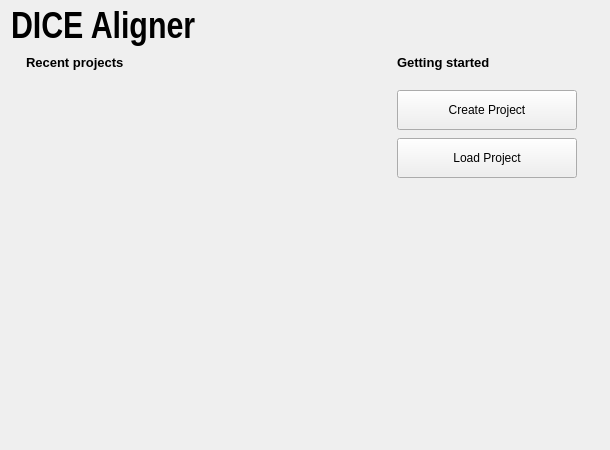
<?xml version="1.0" encoding="UTF-8"?>
<ui version="4.0">
 <class>project_open_dlg</class>
 <widget class="QWidget" name="project_open_dlg">
  <property name="geometry">
   <rect>
    <x>0</x>
    <y>0</y>
    <width>610</width>
    <height>450</height>
   </rect>
  </property>
  <property name="minimumSize">
   <size>
    <width>610</width>
    <height>450</height>
   </size>
  </property>
  <property name="maximumSize">
   <size>
    <width>610</width>
    <height>450</height>
   </size>
  </property>
  <property name="windowTitle">
   <string>Form</string>
  </property>
  <layout class="QVBoxLayout" name="verticalLayout">
   <item>
    <layout class="QHBoxLayout" name="horizontalLayout_5">
     <item>
      <widget class="QLabel" name="label_3">
       <property name="font">
        <font>
         <family>Arial Narrow</family>
         <pointsize>28</pointsize>
         <weight>75</weight>
         <bold>true</bold>
        </font>
       </property>
       <property name="text">
        <string>DICE Aligner</string>
       </property>
      </widget>
     </item>
     <item>
      <spacer name="horizontalSpacer_4">
       <property name="orientation">
        <enum>Qt::Horizontal</enum>
       </property>
       <property name="sizeHint" stdset="0">
        <size>
         <width>40</width>
         <height>20</height>
        </size>
       </property>
      </spacer>
     </item>
    </layout>
   </item>
   <item>
    <layout class="QHBoxLayout" name="horizontalLayout_1">
     <item>
      <layout class="QVBoxLayout" name="verticalLayout_7">
       <item>
        <layout class="QHBoxLayout" name="horizontalLayout_3">
         <item>
          <spacer name="horizontalSpacer_3">
           <property name="orientation">
            <enum>Qt::Horizontal</enum>
           </property>
           <property name="sizeType">
            <enum>QSizePolicy::Fixed</enum>
           </property>
           <property name="sizeHint" stdset="0">
            <size>
             <width>15</width>
             <height>20</height>
            </size>
           </property>
          </spacer>
         </item>
         <item>
          <widget class="QLabel" name="label_2">
           <property name="maximumSize">
            <size>
             <width>200</width>
             <height>30</height>
            </size>
           </property>
           <property name="font">
            <font>
             <family>Arial</family>
             <pointsize>10</pointsize>
             <weight>75</weight>
             <bold>true</bold>
            </font>
           </property>
           <property name="text">
            <string>Recent projects</string>
           </property>
          </widget>
         </item>
         <item>
          <spacer name="horizontalSpacer_2">
           <property name="orientation">
            <enum>Qt::Horizontal</enum>
           </property>
           <property name="sizeHint" stdset="0">
            <size>
             <width>40</width>
             <height>20</height>
            </size>
           </property>
          </spacer>
         </item>
        </layout>
       </item>
       <item>
        <widget class="QScrollArea" name="scrollArea">
         <property name="sizePolicy">
          <sizepolicy hsizetype="Fixed" vsizetype="Fixed">
           <horstretch>0</horstretch>
           <verstretch>0</verstretch>
          </sizepolicy>
         </property>
         <property name="minimumSize">
          <size>
           <width>380</width>
           <height>330</height>
          </size>
         </property>
         <property name="maximumSize">
          <size>
           <width>380</width>
           <height>330</height>
          </size>
         </property>
         <property name="focusPolicy">
          <enum>Qt::WheelFocus</enum>
         </property>
         <property name="styleSheet">
          <string notr="true">border:none;
border-radius:0</string>
         </property>
         <property name="frameShape">
          <enum>QFrame::NoFrame</enum>
         </property>
         <property name="lineWidth">
          <number>0</number>
         </property>
         <property name="widgetResizable">
          <bool>true</bool>
         </property>
         <widget class="QWidget" name="scrollAreaWidgetContents">
          <property name="geometry">
           <rect>
            <x>0</x>
            <y>0</y>
            <width>380</width>
            <height>330</height>
           </rect>
          </property>
          <layout class="QVBoxLayout" name="layoutRecentList">
           <property name="spacing">
            <number>10</number>
           </property>
           <property name="leftMargin">
            <number>10</number>
           </property>
           <property name="topMargin">
            <number>10</number>
           </property>
           <property name="rightMargin">
            <number>10</number>
           </property>
           <property name="bottomMargin">
            <number>10</number>
           </property>
          </layout>
         </widget>
        </widget>
       </item>
       <item>
        <spacer name="verticalSpacer">
         <property name="orientation">
          <enum>Qt::Vertical</enum>
         </property>
         <property name="sizeHint" stdset="0">
          <size>
           <width>20</width>
           <height>40</height>
          </size>
         </property>
        </spacer>
       </item>
      </layout>
     </item>
     <item>
      <layout class="QVBoxLayout" name="verticalLayout_1">
       <property name="spacing">
        <number>8</number>
       </property>
       <item>
        <layout class="QHBoxLayout" name="horizontalLayout_2">
         <item>
          <widget class="QLabel" name="label">
           <property name="maximumSize">
            <size>
             <width>200</width>
             <height>30</height>
            </size>
           </property>
           <property name="font">
            <font>
             <family>Arial</family>
             <pointsize>10</pointsize>
             <weight>75</weight>
             <bold>true</bold>
            </font>
           </property>
           <property name="text">
            <string>Getting started</string>
           </property>
          </widget>
         </item>
         <item>
          <spacer name="horizontalSpacer">
           <property name="orientation">
            <enum>Qt::Horizontal</enum>
           </property>
           <property name="sizeHint" stdset="0">
            <size>
             <width>40</width>
             <height>20</height>
            </size>
           </property>
          </spacer>
         </item>
        </layout>
       </item>
       <item>
        <spacer name="verticalSpacer_3">
         <property name="orientation">
          <enum>Qt::Vertical</enum>
         </property>
         <property name="sizeType">
          <enum>QSizePolicy::Fixed</enum>
         </property>
         <property name="sizeHint" stdset="0">
          <size>
           <width>10</width>
           <height>10</height>
          </size>
         </property>
        </spacer>
       </item>
       <item>
        <widget class="QPushButton" name="btn_create_project">
         <property name="sizePolicy">
          <sizepolicy hsizetype="Fixed" vsizetype="Fixed">
           <horstretch>0</horstretch>
           <verstretch>0</verstretch>
          </sizepolicy>
         </property>
         <property name="minimumSize">
          <size>
           <width>180</width>
           <height>40</height>
          </size>
         </property>
         <property name="maximumSize">
          <size>
           <width>180</width>
           <height>40</height>
          </size>
         </property>
         <property name="font">
          <font>
           <family>Arial</family>
           <pointsize>9</pointsize>
           <weight>50</weight>
           <bold>false</bold>
          </font>
         </property>
         <property name="text">
          <string>Create Project</string>
         </property>
         <property name="default">
          <bool>false</bool>
         </property>
         <property name="flat">
          <bool>false</bool>
         </property>
        </widget>
       </item>
       <item>
        <widget class="QPushButton" name="btn_load_project">
         <property name="sizePolicy">
          <sizepolicy hsizetype="Fixed" vsizetype="Fixed">
           <horstretch>0</horstretch>
           <verstretch>0</verstretch>
          </sizepolicy>
         </property>
         <property name="minimumSize">
          <size>
           <width>180</width>
           <height>40</height>
          </size>
         </property>
         <property name="maximumSize">
          <size>
           <width>180</width>
           <height>40</height>
          </size>
         </property>
         <property name="font">
          <font>
           <family>Arial</family>
           <pointsize>9</pointsize>
           <weight>50</weight>
           <bold>false</bold>
          </font>
         </property>
         <property name="layoutDirection">
          <enum>Qt::LeftToRight</enum>
         </property>
         <property name="text">
          <string>Load Project</string>
         </property>
         <property name="flat">
          <bool>false</bool>
         </property>
        </widget>
       </item>
       <item>
        <spacer name="verticalSpacer_2">
         <property name="orientation">
          <enum>Qt::Vertical</enum>
         </property>
         <property name="sizeHint" stdset="0">
          <size>
           <width>20</width>
           <height>40</height>
          </size>
         </property>
        </spacer>
       </item>
      </layout>
     </item>
    </layout>
   </item>
  </layout>
 </widget>
 <resources/>
 <connections/>
</ui>
